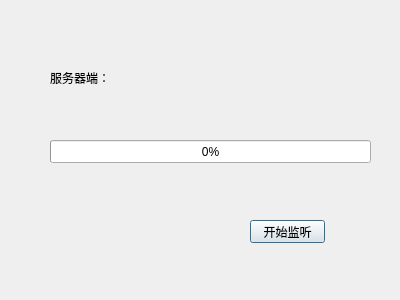
<?xml version="1.0" encoding="UTF-8"?>
<ui version="4.0">
 <class>Server</class>
 <widget class="QDialog" name="Server">
  <property name="geometry">
   <rect>
    <x>0</x>
    <y>0</y>
    <width>400</width>
    <height>300</height>
   </rect>
  </property>
  <property name="windowTitle">
   <string>Server</string>
  </property>
  <widget class="QLabel" name="serverStatusLabel">
   <property name="geometry">
    <rect>
     <x>50</x>
     <y>70</y>
     <width>301</width>
     <height>16</height>
    </rect>
   </property>
   <property name="text">
    <string>服务器端：</string>
   </property>
  </widget>
  <widget class="QProgressBar" name="serverProgressBar">
   <property name="geometry">
    <rect>
     <x>50</x>
     <y>140</y>
     <width>321</width>
     <height>23</height>
    </rect>
   </property>
   <property name="value">
    <number>0</number>
   </property>
  </widget>
  <widget class="QPushButton" name="startButton">
   <property name="geometry">
    <rect>
     <x>250</x>
     <y>220</y>
     <width>75</width>
     <height>23</height>
    </rect>
   </property>
   <property name="text">
    <string>开始监听</string>
   </property>
  </widget>
 </widget>
 <layoutdefault spacing="6" margin="11"/>
 <resources/>
 <connections/>
</ui>
